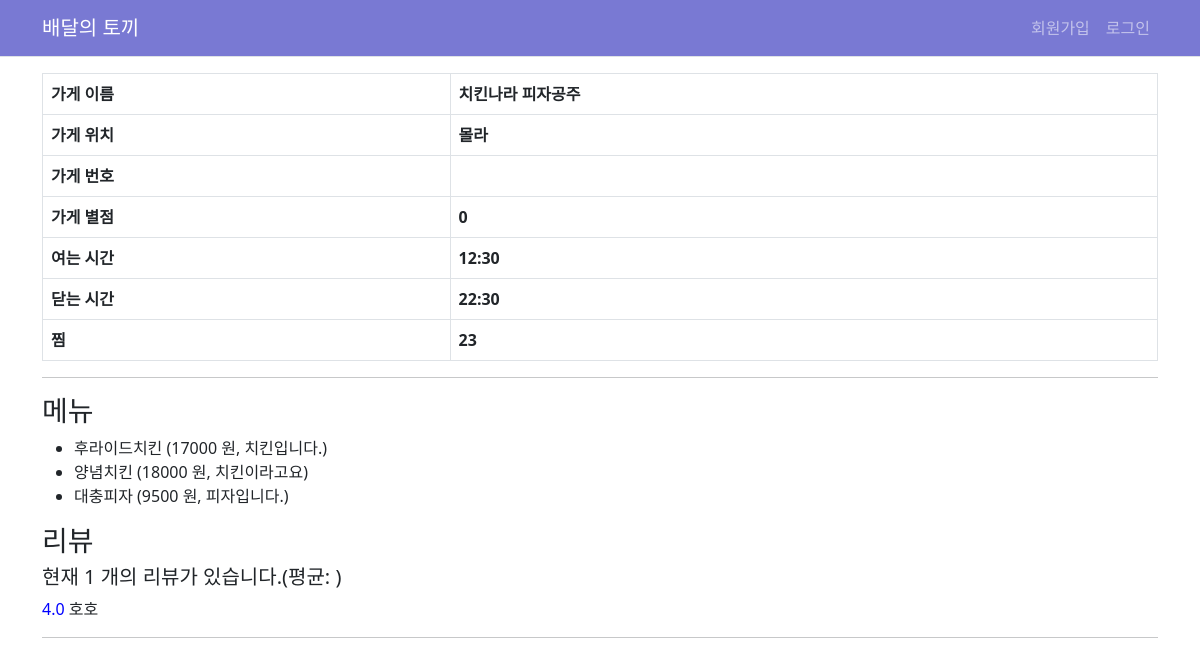
Screenshot of /store/1/ with the database file from the repository.
### models.py (models this page shows)
class rabbitStore(db.Model):
    __tablename__ = 'rabbitStore'
    id          = db.Column(db.Integer, primary_key=True, nullable=False, autoincrement=True)
    name        = db.Column(db.String(20), nullable=False)
    location    = db.Column(db.String(50))
    rating      = db.Column(db.Integer)
    open_time   = db.Column(db.String(5))
    close_time  = db.Column(db.String(5))
    stars       = db.Column(db.Integer)
    thumbnail   = db.Column(db.String(255))
    user_id     = db.Column(db.String(20), db.ForeignKey('rabbitUser.id'))

class rabbitMenu(db.Model):
    __tablename__ = 'rabbitMenu'
    id          = db.Column(db.Integer, primary_key=True, nullable=False, autoincrement=True)
    food_name   = db.Column(db.String(20), nullable=False)
    store_id    = db.Column(db.Integer, db.ForeignKey('rabbitStore.id')) # 외부키를 사용할 때는 '테이블 이름.속성' 을 사용해야 합니다. 객체 이름이 아니에요!
    description = db.Column(db.String(255))
    price       = db.Column(db.Integer, nullable=False)
    thumbnail   = db.Column(db.String(255))

class rabbitReview(db.Model):
    __tablename__ = 'rabbitReview'
    id          = db.Column(db.Integer, primary_key=True, nullable=False, autoincrement=True)
    user_id     = db.Column(db.Integer, db.ForeignKey('rabbitUser.id'), nullable=False)
    store_id    = db.Column(db.Integer, db.ForeignKey('rabbitStore.id'), nullable=False)
    rating      = db.Column(db.Float)
    content     = db.Column(db.Text())

### views/main_view.py (the view)
@bp.route('/store/<int:store_id>/')
def store_detail(store_id):
    store_info = rabbitStore.query.filter(rabbitStore.id == store_id).first()
    store_menu = rabbitMenu.query.filter(rabbitMenu.store_id == store_id).all()
    reviews = rabbitReview.query.filter(rabbitReview.store_id == store_id).all()
    return render_template('store_detail.html', store_info = store_info, store_menu=store_menu, review_info=reviews)

### templates/store_detail.html (shortened to what this page needs)
{% extends "base.html" %}
{% block page_content %}
    {% if store_info %}
        <table class="table table-hover table-condensed table-bordered">
            <tbody>
                <tr>
                    <th>가게 이름</th>
                    <th>{{ store_info.name }}</th>
                </tr>
            </tbody>
            <tbody>
                <tr>
                    <th>가게 위치</th>
                    <th>{{ store_info.location }}</th>
                </tr>
            </tbody>
            <tbody>
                <tr>
                    <th>가게 번호</th>
                    <th>{{ store_info.telephone }}</th>
                </tr>
            </tbody>
            <tbody>
                <tr>
                    <th>가게 별점</th>
                    <th>{{ store_info.rating }}</th>
                </tr>
            </tbody>
            <tbody>
                <tr>
                    <th>여는 시간</th>
                    <th>{{ store_info.open_time }}</th>
                </tr>
            </tbody>
            <tbody>
                <tr>
                    <th>닫는 시간</th>
                    <th>{{ store_info.close_time }}</th>
                </tr>
            </tbody>
            <tbody>
                <tr>
                    <th>찜</th>
                    <th>{{ store_info.stars }}</th>
                </tr>
            </tbody>
        </table>
        <hr/>
        {% if store_menu %}
            <h3>메뉴</h3>
            <ul>
            {% for menu in store_menu %}
                <li>{{ menu.food_name }} ({{ menu.price }} 원, {{ menu.description }})</li>
            {% endfor %}
            </ul>
        {% endif %}
        <h3>리뷰</h3>
        <h5>현재 {{ review_info|length }} 개의 리뷰가 있습니다.(평균: {{ avg }})</h5>
        {% for review in review_info %}
            <div>
                {% if review.rating >= 3 %}
                    <p>
                        <span style="color: blue">{{ review.rating }}</span> {{review.content}}
                    </p>
                {% endif %}
            </div>
        {% endfor %}
        <hr>
    {% endif %}
{% endblock %}

### rows the page displays
rabbitStore: name "치킨나라 피자공주", location "몰라", rating "0", open_time "12:30", close_time "22:30", stars "23"
rabbitMenu: food_name "후라이드치킨", price "17000", description "치킨입니다."
rabbitMenu: food_name "양념치킨", price "18000", description "치킨이라고요"
rabbitMenu: food_name "대충피자", price "9500", description "피자입니다."
rabbitReview: rating "4.0", content "호호"

### other values shown
{{ review_info|length }} "1"
